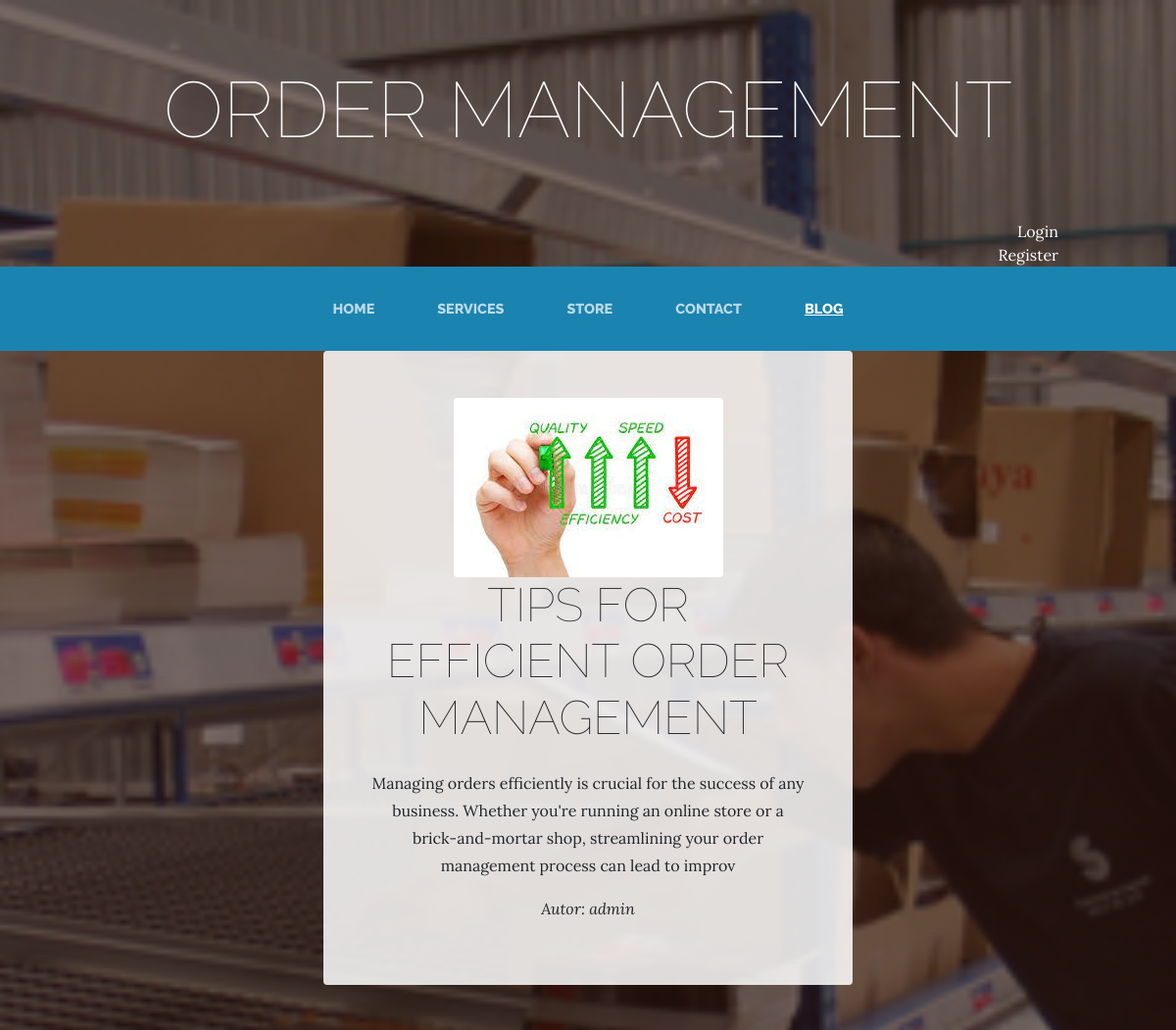
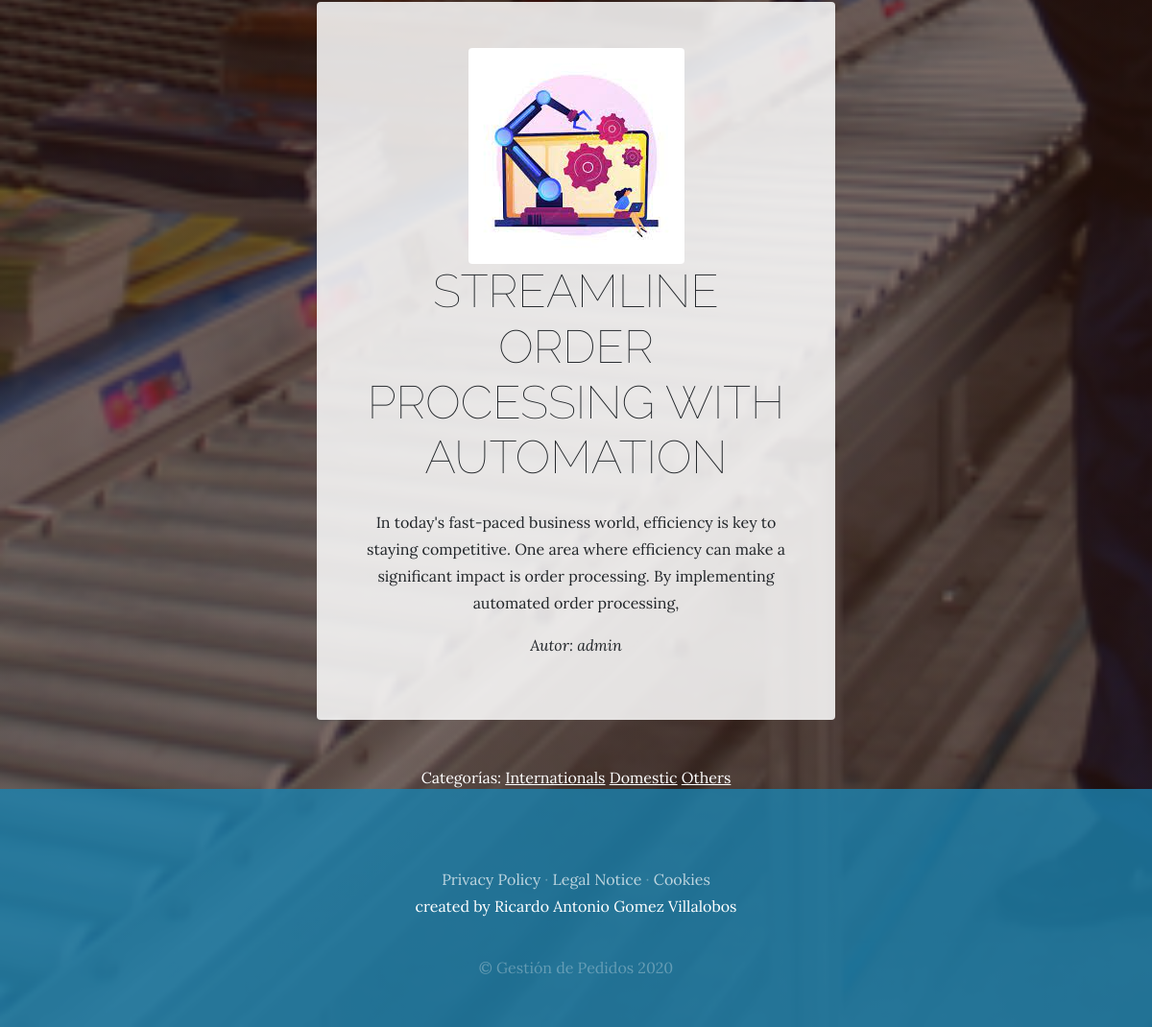
Screenshot of /blog/ with the database file from the repository (2 pictures, top to bottom).
### blog/models.py (models this page shows, shortened)
class Post(models.Model):
    titulo=models.CharField(max_length=50)
    contenido=models.CharField(max_length=200)
    imagen=models.ImageField(upload_to='blog', null=True, blank=True)
    autor=models.ForeignKey(User, on_delete=models.CASCADE)
    categoria=models.ManyToManyField(Categoria)
    created=models.DateTimeField(auto_now_add=True)
    updated=models.DateTimeField(auto_now=True)
    class Meta:
        verbose_name='Post'
        verbose_name_plural='Posts'

class Categoria(models.Model):
    nombre=models.CharField(max_length=50)
    created=models.DateTimeField(auto_now_add=True)
    updated=models.DateTimeField(auto_now=True)
    class Meta:
        verbose_name='categoria'
        verbose_name_plural='categorias'

### blog/views.py (the view)
# urls.py: 2. Add a URL to urlpatterns:  path('blog/', include('blog.urls'))
def blog(request):
    posts = Post.objects.all()
    categorias = Categoria.objects.all().distinct()
    contexto = {'posts': posts, 'categorias': categorias}
    return render(request, 'blog/blog.html', contexto)

### carro/context_processor.py (called while the page is built)
def importe_total_carro(request):
    carro = Carro(request)
    total = 0
    if request.user.is_authenticated:
        for key, value in request.session["carro"].items():
            total = total + float(value["precio"])
    return {"importe_total_carro": total}

### blog/templates/blog/blog.html
{% extends "ProyectoWebApp/base.html" %}
{% load static %}
{% block content %}
<div>
  {% for i in posts %}
  <section class="blog-post mb-5">
    <div class="container">
      <div class="row">
        <div class="col-md-6 offset-md-3">
          <div class="blog-post-content bg-faded p-5 rounded text-center">
            <img class="img-fluid mb-3 mb-lg-0 rounded custom-img-size" src="{{ i.imagen.url }}" alt="{{ i.titulo }}">
            <h2 class="section-heading mb-4">
              <span class="section-heading-lower">{{ i.titulo }}</span>
            </h2>
            <p>{{ i.contenido }}</p>
            <div class="blog-post-author">
              <p class="font-italic">Autor: {{ i.autor }}</p>
            </div>
          </div>
        </div>
      </div>
    </div>
  </section>
  {% endfor %}
</div>
  <section>
    <section>
      <div style="width: 70%; color: white; margin: auto; text-align: center;">
          Categorías:
          {% for categoria in categorias %}
          <a href="{% url 'categoria' categoria.id %}" class="linksCategorias">{{ categoria.nombre }}</a>
          {% endfor %}
      </div>
  </section>
  </section>
  {% endblock %}

### ProyectoWebApp/static/ProyectoWebApp/css/gestion.css (style rules this page uses)
body { font-family: 'Lora'; background: linear-gradient(rgba(47, 23, 15, 0.65), rgba(47, 23, 15, 0.65)), url("../img/bg_main.jpg"); background-attachment: fixed; background-position: center; background-size: cover; }
h1, h2, h3, h4, h5, h6 { font-family: 'Raleway'; }
p { line-height: 1.75; }
.section-heading { text-transform: uppercase; }
.section-heading .section-heading-lower { display: block; font-size: 3rem; font-weight: 100; }
.bg-faded { background-color: rgba(255, 255, 255, 0.85); }
.linksCategorias { color: white ; text-decoration-line:underline; }

### rows the page displays
Post: imagen (picture), titulo "TIPS FOR EFFICIENT ORDER MANAGEMENT", contenido "Managing orders efficiently is crucial for the success of any business. Whether you're running an online store or a brick-and-mortar shop, streamlining your order management process can lead to improv", autor "admin"
Post: imagen (picture), titulo "STREAMLINE ORDER PROCESSING WITH AUTOMATION", contenido "In today's fast-paced business world, efficiency is key to staying competitive. One area where efficiency can make a significant impact is order processing. By implementing automated order processing,", autor "admin"
Categoria: nombre "Internationals"
Categoria: nombre "Domestic"
Categoria: nombre "Others"
